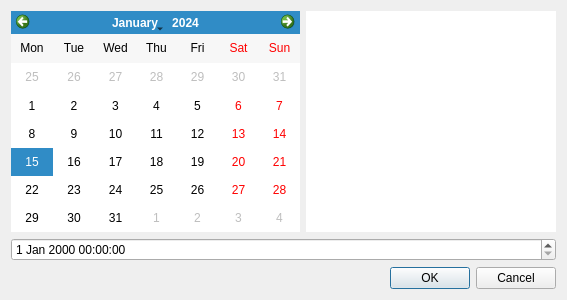
<?xml version="1.0" encoding="UTF-8"?>
<ui version="4.0">
 <class>DateTimeDialog</class>
 <widget class="QDialog" name="DateTimeDialog">
  <property name="geometry">
   <rect>
    <x>0</x>
    <y>0</y>
    <width>567</width>
    <height>300</height>
   </rect>
  </property>
  <property name="windowTitle">
   <string>Выбор</string>
  </property>
  <layout class="QVBoxLayout" name="verticalLayout">
   <item>
    <layout class="QHBoxLayout" name="horizontalLayout">
     <item>
      <widget class="QCalendarWidget" name="dateEdit">
       <property name="firstDayOfWeek">
        <enum>Qt::Monday</enum>
       </property>
       <property name="gridVisible">
        <bool>false</bool>
       </property>
       <property name="selectionMode">
        <enum>QCalendarWidget::SingleSelection</enum>
       </property>
       <property name="horizontalHeaderFormat">
        <enum>QCalendarWidget::ShortDayNames</enum>
       </property>
       <property name="verticalHeaderFormat">
        <enum>QCalendarWidget::NoVerticalHeader</enum>
       </property>
       <property name="navigationBarVisible">
        <bool>true</bool>
       </property>
       <property name="dateEditEnabled">
        <bool>true</bool>
       </property>
      </widget>
     </item>
     <item>
      <widget class="TimeEditView" name="timeEdit" native="true">
       <property name="minimumSize">
        <size>
         <width>250</width>
         <height>0</height>
        </size>
       </property>
       <property name="palette">
        <palette>
         <active>
          <colorrole role="WindowText">
           <brush brushstyle="SolidPattern">
            <color alpha="255">
             <red>0</red>
             <green>0</green>
             <blue>0</blue>
            </color>
           </brush>
          </colorrole>
          <colorrole role="Button">
           <brush brushstyle="SolidPattern">
            <color alpha="255">
             <red>255</red>
             <green>255</green>
             <blue>255</blue>
            </color>
           </brush>
          </colorrole>
          <colorrole role="Light">
           <brush brushstyle="SolidPattern">
            <color alpha="255">
             <red>255</red>
             <green>255</green>
             <blue>255</blue>
            </color>
           </brush>
          </colorrole>
          <colorrole role="Midlight">
           <brush brushstyle="SolidPattern">
            <color alpha="255">
             <red>255</red>
             <green>255</green>
             <blue>255</blue>
            </color>
           </brush>
          </colorrole>
          <colorrole role="Dark">
           <brush brushstyle="SolidPattern">
            <color alpha="255">
             <red>127</red>
             <green>127</green>
             <blue>127</blue>
            </color>
           </brush>
          </colorrole>
          <colorrole role="Mid">
           <brush brushstyle="SolidPattern">
            <color alpha="255">
             <red>170</red>
             <green>170</green>
             <blue>170</blue>
            </color>
           </brush>
          </colorrole>
          <colorrole role="Text">
           <brush brushstyle="SolidPattern">
            <color alpha="255">
             <red>0</red>
             <green>0</green>
             <blue>0</blue>
            </color>
           </brush>
          </colorrole>
          <colorrole role="BrightText">
           <brush brushstyle="SolidPattern">
            <color alpha="255">
             <red>255</red>
             <green>255</green>
             <blue>255</blue>
            </color>
           </brush>
          </colorrole>
          <colorrole role="ButtonText">
           <brush brushstyle="SolidPattern">
            <color alpha="255">
             <red>0</red>
             <green>0</green>
             <blue>0</blue>
            </color>
           </brush>
          </colorrole>
          <colorrole role="Base">
           <brush brushstyle="SolidPattern">
            <color alpha="255">
             <red>255</red>
             <green>255</green>
             <blue>255</blue>
            </color>
           </brush>
          </colorrole>
          <colorrole role="Window">
           <brush brushstyle="SolidPattern">
            <color alpha="255">
             <red>255</red>
             <green>255</green>
             <blue>255</blue>
            </color>
           </brush>
          </colorrole>
          <colorrole role="Shadow">
           <brush brushstyle="SolidPattern">
            <color alpha="255">
             <red>0</red>
             <green>0</green>
             <blue>0</blue>
            </color>
           </brush>
          </colorrole>
          <colorrole role="AlternateBase">
           <brush brushstyle="SolidPattern">
            <color alpha="255">
             <red>255</red>
             <green>255</green>
             <blue>255</blue>
            </color>
           </brush>
          </colorrole>
          <colorrole role="ToolTipBase">
           <brush brushstyle="SolidPattern">
            <color alpha="255">
             <red>255</red>
             <green>255</green>
             <blue>220</blue>
            </color>
           </brush>
          </colorrole>
          <colorrole role="ToolTipText">
           <brush brushstyle="SolidPattern">
            <color alpha="255">
             <red>0</red>
             <green>0</green>
             <blue>0</blue>
            </color>
           </brush>
          </colorrole>
         </active>
         <inactive>
          <colorrole role="WindowText">
           <brush brushstyle="SolidPattern">
            <color alpha="255">
             <red>0</red>
             <green>0</green>
             <blue>0</blue>
            </color>
           </brush>
          </colorrole>
          <colorrole role="Button">
           <brush brushstyle="SolidPattern">
            <color alpha="255">
             <red>255</red>
             <green>255</green>
             <blue>255</blue>
            </color>
           </brush>
          </colorrole>
          <colorrole role="Light">
           <brush brushstyle="SolidPattern">
            <color alpha="255">
             <red>255</red>
             <green>255</green>
             <blue>255</blue>
            </color>
           </brush>
          </colorrole>
          <colorrole role="Midlight">
           <brush brushstyle="SolidPattern">
            <color alpha="255">
             <red>255</red>
             <green>255</green>
             <blue>255</blue>
            </color>
           </brush>
          </colorrole>
          <colorrole role="Dark">
           <brush brushstyle="SolidPattern">
            <color alpha="255">
             <red>127</red>
             <green>127</green>
             <blue>127</blue>
            </color>
           </brush>
          </colorrole>
          <colorrole role="Mid">
           <brush brushstyle="SolidPattern">
            <color alpha="255">
             <red>170</red>
             <green>170</green>
             <blue>170</blue>
            </color>
           </brush>
          </colorrole>
          <colorrole role="Text">
           <brush brushstyle="SolidPattern">
            <color alpha="255">
             <red>0</red>
             <green>0</green>
             <blue>0</blue>
            </color>
           </brush>
          </colorrole>
          <colorrole role="BrightText">
           <brush brushstyle="SolidPattern">
            <color alpha="255">
             <red>255</red>
             <green>255</green>
             <blue>255</blue>
            </color>
           </brush>
          </colorrole>
          <colorrole role="ButtonText">
           <brush brushstyle="SolidPattern">
            <color alpha="255">
             <red>0</red>
             <green>0</green>
             <blue>0</blue>
            </color>
           </brush>
          </colorrole>
          <colorrole role="Base">
           <brush brushstyle="SolidPattern">
            <color alpha="255">
             <red>255</red>
             <green>255</green>
             <blue>255</blue>
            </color>
           </brush>
          </colorrole>
          <colorrole role="Window">
           <brush brushstyle="SolidPattern">
            <color alpha="255">
             <red>255</red>
             <green>255</green>
             <blue>255</blue>
            </color>
           </brush>
          </colorrole>
          <colorrole role="Shadow">
           <brush brushstyle="SolidPattern">
            <color alpha="255">
             <red>0</red>
             <green>0</green>
             <blue>0</blue>
            </color>
           </brush>
          </colorrole>
          <colorrole role="AlternateBase">
           <brush brushstyle="SolidPattern">
            <color alpha="255">
             <red>255</red>
             <green>255</green>
             <blue>255</blue>
            </color>
           </brush>
          </colorrole>
          <colorrole role="ToolTipBase">
           <brush brushstyle="SolidPattern">
            <color alpha="255">
             <red>255</red>
             <green>255</green>
             <blue>220</blue>
            </color>
           </brush>
          </colorrole>
          <colorrole role="ToolTipText">
           <brush brushstyle="SolidPattern">
            <color alpha="255">
             <red>0</red>
             <green>0</green>
             <blue>0</blue>
            </color>
           </brush>
          </colorrole>
         </inactive>
         <disabled>
          <colorrole role="WindowText">
           <brush brushstyle="SolidPattern">
            <color alpha="255">
             <red>127</red>
             <green>127</green>
             <blue>127</blue>
            </color>
           </brush>
          </colorrole>
          <colorrole role="Button">
           <brush brushstyle="SolidPattern">
            <color alpha="255">
             <red>255</red>
             <green>255</green>
             <blue>255</blue>
            </color>
           </brush>
          </colorrole>
          <colorrole role="Light">
           <brush brushstyle="SolidPattern">
            <color alpha="255">
             <red>255</red>
             <green>255</green>
             <blue>255</blue>
            </color>
           </brush>
          </colorrole>
          <colorrole role="Midlight">
           <brush brushstyle="SolidPattern">
            <color alpha="255">
             <red>255</red>
             <green>255</green>
             <blue>255</blue>
            </color>
           </brush>
          </colorrole>
          <colorrole role="Dark">
           <brush brushstyle="SolidPattern">
            <color alpha="255">
             <red>127</red>
             <green>127</green>
             <blue>127</blue>
            </color>
           </brush>
          </colorrole>
          <colorrole role="Mid">
           <brush brushstyle="SolidPattern">
            <color alpha="255">
             <red>170</red>
             <green>170</green>
             <blue>170</blue>
            </color>
           </brush>
          </colorrole>
          <colorrole role="Text">
           <brush brushstyle="SolidPattern">
            <color alpha="255">
             <red>127</red>
             <green>127</green>
             <blue>127</blue>
            </color>
           </brush>
          </colorrole>
          <colorrole role="BrightText">
           <brush brushstyle="SolidPattern">
            <color alpha="255">
             <red>255</red>
             <green>255</green>
             <blue>255</blue>
            </color>
           </brush>
          </colorrole>
          <colorrole role="ButtonText">
           <brush brushstyle="SolidPattern">
            <color alpha="255">
             <red>127</red>
             <green>127</green>
             <blue>127</blue>
            </color>
           </brush>
          </colorrole>
          <colorrole role="Base">
           <brush brushstyle="SolidPattern">
            <color alpha="255">
             <red>255</red>
             <green>255</green>
             <blue>255</blue>
            </color>
           </brush>
          </colorrole>
          <colorrole role="Window">
           <brush brushstyle="SolidPattern">
            <color alpha="255">
             <red>255</red>
             <green>255</green>
             <blue>255</blue>
            </color>
           </brush>
          </colorrole>
          <colorrole role="Shadow">
           <brush brushstyle="SolidPattern">
            <color alpha="255">
             <red>0</red>
             <green>0</green>
             <blue>0</blue>
            </color>
           </brush>
          </colorrole>
          <colorrole role="AlternateBase">
           <brush brushstyle="SolidPattern">
            <color alpha="255">
             <red>255</red>
             <green>255</green>
             <blue>255</blue>
            </color>
           </brush>
          </colorrole>
          <colorrole role="ToolTipBase">
           <brush brushstyle="SolidPattern">
            <color alpha="255">
             <red>255</red>
             <green>255</green>
             <blue>220</blue>
            </color>
           </brush>
          </colorrole>
          <colorrole role="ToolTipText">
           <brush brushstyle="SolidPattern">
            <color alpha="255">
             <red>0</red>
             <green>0</green>
             <blue>0</blue>
            </color>
           </brush>
          </colorrole>
         </disabled>
        </palette>
       </property>
       <property name="font">
        <font>
         <pointsize>42</pointsize>
         <weight>75</weight>
         <bold>true</bold>
        </font>
       </property>
       <property name="autoFillBackground">
        <bool>true</bool>
       </property>
      </widget>
     </item>
    </layout>
   </item>
   <item>
    <widget class="QDateTimeEdit" name="dateTimeEdit"/>
   </item>
   <item>
    <widget class="QDialogButtonBox" name="buttonBox">
     <property name="orientation">
      <enum>Qt::Horizontal</enum>
     </property>
     <property name="standardButtons">
      <set>QDialogButtonBox::Cancel|QDialogButtonBox::Ok</set>
     </property>
    </widget>
   </item>
  </layout>
 </widget>
 <customwidgets>
  <customwidget>
   <class>TimeEditView</class>
   <extends>QWidget</extends>
   <header>widgets/timeeditview.h</header>
   <container>1</container>
  </customwidget>
 </customwidgets>
 <resources/>
 <connections>
  <connection>
   <sender>buttonBox</sender>
   <signal>accepted()</signal>
   <receiver>DateTimeDialog</receiver>
   <slot>accept()</slot>
   <hints>
    <hint type="sourcelabel">
     <x>248</x>
     <y>254</y>
    </hint>
    <hint type="destinationlabel">
     <x>157</x>
     <y>274</y>
    </hint>
   </hints>
  </connection>
  <connection>
   <sender>buttonBox</sender>
   <signal>rejected()</signal>
   <receiver>DateTimeDialog</receiver>
   <slot>reject()</slot>
   <hints>
    <hint type="sourcelabel">
     <x>316</x>
     <y>260</y>
    </hint>
    <hint type="destinationlabel">
     <x>286</x>
     <y>274</y>
    </hint>
   </hints>
  </connection>
 </connections>
</ui>
